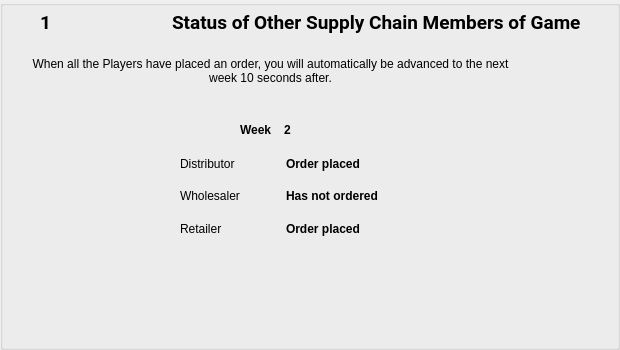
     <widget class="QGroupBox" name="groupBox_3">
      <property name="geometry">
       <rect>
        <x>22</x>
        <y>358</y>
        <width>620</width>
        <height>350</height>
       </rect>
      </property>
      <property name="styleSheet">
       <string notr="true"/>
      </property>
      <property name="title">
       <string/>
      </property>
      <widget class="QLabel" name="label_288">
       <property name="geometry">
        <rect>
         <x>20</x>
         <y>50</y>
         <width>501</width>
         <height>41</height>
        </rect>
       </property>
       <property name="text">
        <string>When all the Players have placed an order, you will automatically be advanced to the next week 10 seconds after.</string>
       </property>
       <property name="alignment">
        <set>Qt::AlignCenter</set>
       </property>
       <property name="wordWrap">
        <bool>true</bool>
       </property>
      </widget>
      <widget class="QWidget" name="layoutWidget_71">
       <property name="geometry">
        <rect>
         <x>180</x>
         <y>150</y>
         <width>205</width>
         <height>92</height>
        </rect>
       </property>
       <layout class="QHBoxLayout" name="horizontalLayout_107">
        <item>
         <layout class="QVBoxLayout" name="verticalLayout_41">
          <item>
           <widget class="QLabel" name="label_290">
            <property name="text">
             <string>Distributor</string>
            </property>
           </widget>
          </item>
          <item>
           <widget class="QLabel" name="label_291">
            <property name="text">
             <string>Wholesaler</string>
            </property>
           </widget>
          </item>
          <item>
           <widget class="QLabel" name="label_292">
            <property name="text">
             <string>Retailer</string>
            </property>
           </widget>
          </item>
         </layout>
        </item>
        <item>
         <layout class="QVBoxLayout" name="verticalLayout_42">
          <item>
           <widget class="QLabel" name="label_294">
            <property name="font">
             <font>
              <weight>75</weight>
              <italic>false</italic>
              <bold>true</bold>
             </font>
            </property>
            <property name="text">
             <string>Order placed</string>
            </property>
           </widget>
          </item>
          <item>
           <widget class="QLabel" name="label_295">
            <property name="font">
             <font>
              <weight>75</weight>
              <bold>true</bold>
             </font>
            </property>
            <property name="text">
             <string>Has not ordered</string>
            </property>
           </widget>
          </item>
          <item>
           <widget class="QLabel" name="label_296">
            <property name="font">
             <font>
              <weight>75</weight>
              <bold>true</bold>
             </font>
            </property>
            <property name="text">
             <string>Order placed</string>
            </property>
           </widget>
          </item>
         </layout>
        </item>
       </layout>
      </widget>
      <widget class="QWidget" name="layoutWidget_72">
       <property name="geometry">
        <rect>
         <x>240</x>
         <y>120</y>
         <width>57</width>
         <height>19</height>
        </rect>
       </property>
       <layout class="QHBoxLayout" name="horizontalLayout_108">
        <item>
         <widget class="QLabel" name="label_297">
          <property name="font">
           <font>
            <weight>75</weight>
            <bold>true</bold>
           </font>
          </property>
          <property name="text">
           <string>Week</string>
          </property>
         </widget>
        </item>
        <item>
         <widget class="QLabel" name="label_298">
          <property name="font">
           <font>
            <weight>75</weight>
            <bold>true</bold>
           </font>
          </property>
          <property name="text">
           <string>2</string>
          </property>
          <property name="alignment">
           <set>Qt::AlignCenter</set>
          </property>
         </widget>
        </item>
       </layout>
      </widget>
      <widget class="QWidget" name="layoutWidget_73">
       <property name="geometry">
        <rect>
         <x>40</x>
         <y>10</y>
         <width>541</width>
         <height>25</height>
        </rect>
       </property>
       <layout class="QHBoxLayout" name="horizontalLayout_109">
        <item>
         <widget class="QLabel" name="label_300">
          <property name="font">
           <font>
            <family>Roboto</family>
            <pointsize>14</pointsize>
            <weight>75</weight>
            <bold>true</bold>
           </font>
          </property>
          <property name="text">
           <string>1</string>
          </property>
          <property name="alignment">
           <set>Qt::AlignLeading|Qt::AlignLeft|Qt::AlignVCenter</set>
          </property>
         </widget>
        </item>
        <item>
         <widget class="QLabel" name="label_299">
          <property name="font">
           <font>
            <family>Roboto</family>
            <pointsize>14</pointsize>
            <weight>75</weight>
            <bold>true</bold>
           </font>
          </property>
          <property name="text">
           <string>Status of Other Supply Chain Members of Game</string>
          </property>
         </widget>
        </item>
       </layout>
      </widget>
     </widget>
